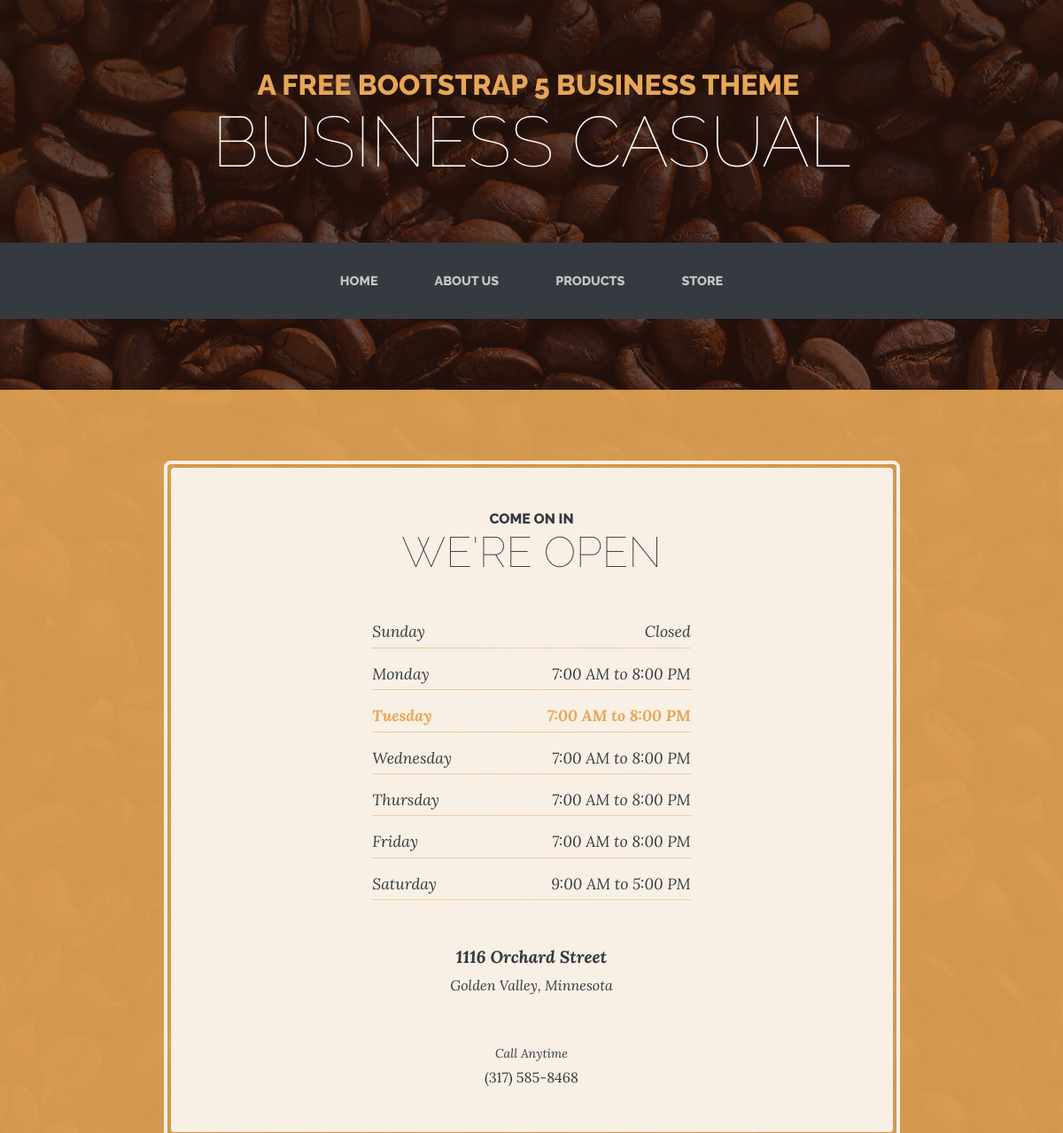
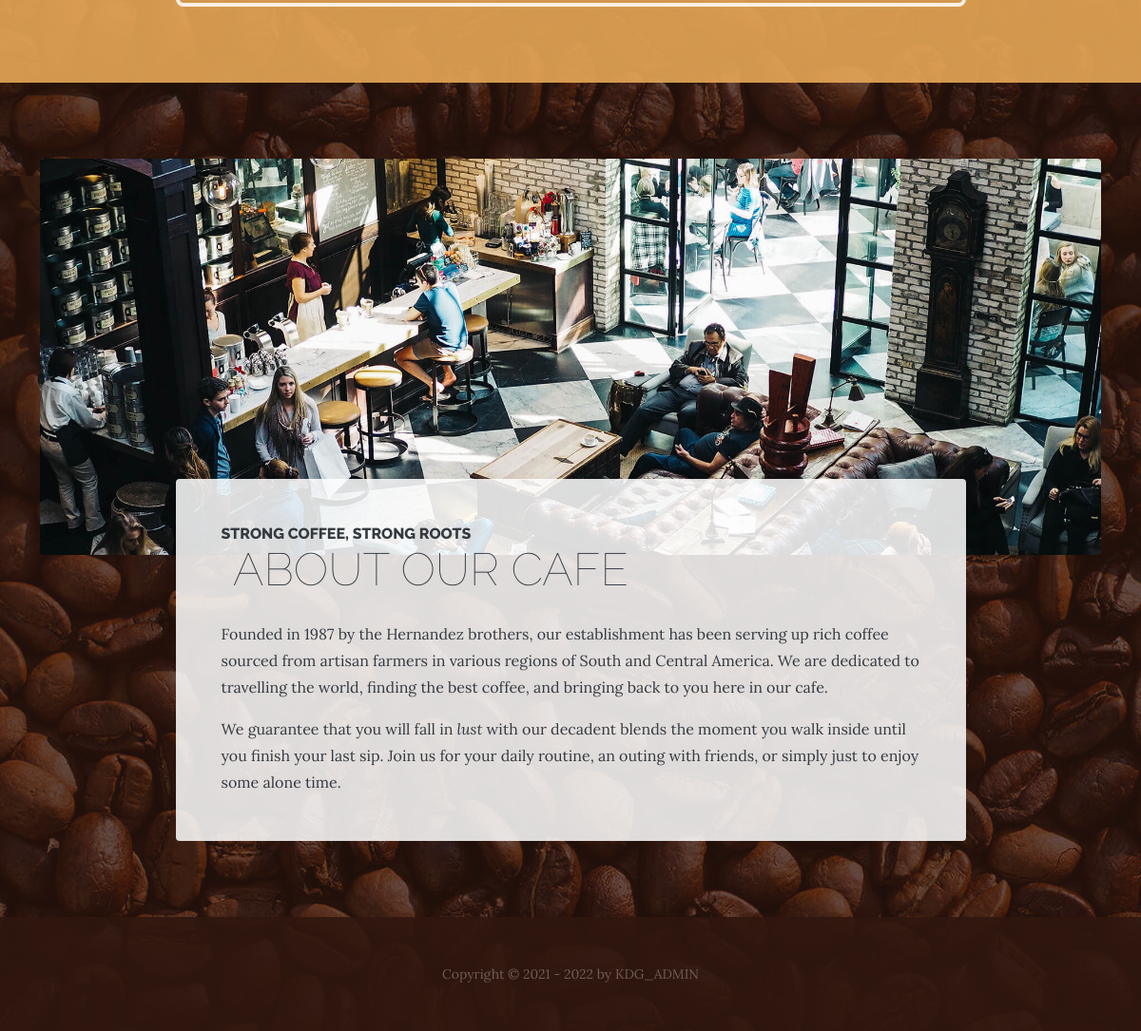
The app's page /?page=store&id=4 with its own data (2 pictures, top to bottom).
### tables this page shows
CREATE TABLE `articles` (
  `title` varchar(65) NOT NULL,
  `body` longtext NOT NULL,
  `id` int(12) NOT NULL,
  `author` varchar(65) NOT NULL,
  `created_date` varchar(200) NOT NULL,
  `category` varchar(65) NOT NULL,
  `keywords` varchar(65) NOT NULL,
  `description` text NOT NULL,
  `image` varchar(65) NOT NULL,
  `active` tinyint(1) NOT NULL DEFAULT 1,
  `page` varchar(140) NOT NULL,
  `img_alt` varchar(140) NOT NULL,
  `show_title` int(1) NOT NULL DEFAULT 1,
  `show_byline` int(11) NOT NULL DEFAULT 1,
  `no_index` int(11) NOT NULL DEFAULT 0,
  `featured` int(11) NOT NULL DEFAULT 0,
  `copy` varchar(32) NOT NULL DEFAULT '(c) 2017 by KDG Web Design',
  `slide_category` varchar(32) NOT NULL,
  `hits` int(11) NOT NULL,
  `schemadata` longtext NOT NULL,
  `moddate` varchar(128) NOT NULL,
  `modauthor` varchar(128) NOT NULL
);

### index.php (called while the page is built, shortened)
<?php
include 'head.php';
include 'body.php';
include 'footer.php';
?>

### admin/classes/article.class.php (called while the page is built, shortened)
<?php
class Article {
    static protected $database;
    static public function set_database($database) {
        self::$database = $database;
    }
    static public function find_by_sql($sql) {
       $result = self::$database->query($sql);
        $object_array = [];
        while($record = $result->fetch_assoc()) {
            $object_array[] = self::instantiate($record);
        }
        return $object_array;
    }
    static public function find_by_id($id){
        $sql = "SELECT * FROM articles ";
        $sql .= "WHERE id='". $id ."'";
        $obj_array = self::find_by_sql($sql);
        if(!empty($obj_array)) {
            return array_shift($obj_array);
        } else {
            return false;
        }
    }
    static protected function instantiate($record) {
        $object = new self;
        foreach($record as $property => $value) {
           if(property_exists($object, $property)) {
                $object->$property = $value;
            }
        }
        return $object;
    }
}
?>

### body.php (the view, shortened to what this page needs)
<?php
if (!empty ($_GET['page'])) {
	$page = $_GET['page'];
    $id = $_GET['id'] ?? false;
    if($id) {
        $article = Article::find_by_id($id);
    }
}
$bgImg = "assets/img/bg.jpg";
if(isset($_GET['page']) && $_GET['page'] != ""){
	switch($page) {
		case "$page";
		?>
		<body style="background:linear-gradient(rgba(47, 23, 15, 0.65), rgba(47, 23, 15, 0.65)), url('<?php echo $bgImg; ?>')">
	<?php include 'header.php'; ?>
		<?php
		echo $article->body;
		break;
	}
}
?>

### records on screen
articles: body "COME ON IN WE'RE OPEN Sunday Closed Monday 7:00 AM to 8:00 PM Tuesday 7:00 AM to 8:00 PM Wednesday 7:00 AM to 8:00 PM Thursday 7:00 AM to 8:00 PM Friday 7:00 AM to 8:00 PM Saturday 9:00 AM to 5:00 PM 1116 Orchard Street Golden Valley, Minnesota Call Anytime (317) 585-8468 STRONG COFFEE, STRONG ROOTS ABOUT OUR CAFE Founded in 1987 by the Hernandez brothers, our establishment has been serving up rich coffee sourced from artisan farmers in various regions of South and Central America. We are dedicated to travelling the world, finding the best coffee, and bringing back to you here in our cafe. We guarantee that you will fall in lust with our decadent blends the moment you walk inside until you…", body (picture)

### other values on screen
$copy "Copyright © 2021 - 2022"
